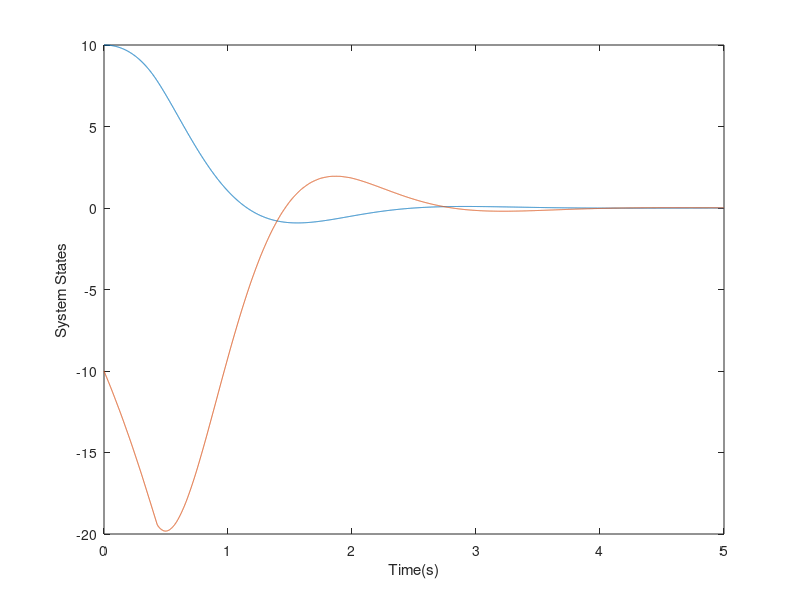

Source code (MATLAB):
close all
clc
clear
% Initial Structures
T=5000; % number of time steps
dt=1e-3; % time step size
time=T*dt; %elapsed time
t_vector=0:dt:time;
m=1; % number of agents
n=2; % number of states
n_bar=1; % number of control commands
xx=n*(n+1)/2; %combination of states with replacement
uu=n_bar*(n_bar+1)/2;  % n_bar*(n_bar+1)/2 is combinations of control commands with replacement
tau=(n+n_bar)*(n+n_bar+1)/2; % number of weights
w=zeros(tau,T,m); % weights , Note: weights that correspnd to x*x elements in phi(x) go with S_xx and so on
%C=doubly_stochastic(m); % communication matrix
x=zeros(n,T,m); %states
psi=zeros(tau,T+1,m); % combined weights
mu=.0000001*ones(1,T); % optimization algorithm step-size
epsilon=1; % convergance tolerance  .0000000001;
h_coef=zeros(n_bar,n,m); % control policy coefficient

% Initial Conditions
x(:,1,:)=[10 -10 ]';
k=ones(m,1);
zbar(1:tau,1:21)=0;
d_target(1:21,1)=0;
H=[1 0 0;0 1 0;1 0 1];
Hyy=H(3,3);Hyx=H(3,1:2);
h_coef(:,:,1)=-inv(Hyy)*Hyx;
L=-inv(Hyy)*Hyx;


R=1;P=eye(2,2);G=[P [0 ; 0];[0 0] R];
sample=10;


t=2;
count=0;
for tc=1:T
    
    for i =1:m
        
        if count<200
            a1=0;
            a2=0.97;
        else
            a1=0;
            a2=0;
        end
        
        
        x_prev=x(:,tc,i);
        
        u_prev=h_coef(:,:,i)*x(:,tc,i) + a2*(0.5*sin(2.0*tc)^2*cos(10.1*tc)+0.9*sin(1.102*tc)^2*cos(4.001*tc)+0.3*sin(1.99*tc)^2*cos(7*tc)+0.3*sin(10.0*tc)^3+0.7*sin(3.0*tc)^2*cos(4.0*tc)+0.3*sin(3.00*tc)*1*cos(1.2*tc)^2+0.400*sin(1.12*tc)^2+0.5*cos(2.4*tc)*sin(8*tc)^2+0.3*sin(1.000*tc)^1*cos(0.799999*tc)^2+0.3*sin(4*tc)^3+0.4*cos(2*tc)*1*sin(5*tc)^4+0.3*sin(10.00*tc)^3);
        u(tc)=u_prev;
        A=[1 1;0.16 1]; % Unstable
        B=[0;1];
        
        
        %         % Discrete Simulation
        %         x(:,t+1,i)=A*x_prev+B*u_prev;
        
        % Continous Simulation
        dx=A*x_prev+B*u_prev;
        x(:,tc+1,i)=x(:,tc,i)+dx*dt;
        
        
        
        if mod(tc,sample)==0
            t=tc-sample+1;
            r_integral=0;
            for ti=t:t+sample-1
                x_prev=x(:,ti,i);
                u_prev=u(ti);
                r_integral= r_integral+([x_prev; u_prev]'*G*[x_prev; u_prev])*dt;
            end
            r_integral_vec(count+1)=r_integral;
            x_prev=x(:,t,i);
            u_prev=u(t);%h_coef(:,:,i)*x(:,t,i) + a2*(0.5*sin(2.0*t)^2*cos(10.1*t)+0.9*sin(1.102*t)^2*cos(4.001*t)+0.3*sin(1.99*t)^2*cos(7*t)+0.3*sin(10.0*t)^3+0.7*sin(3.0*t)^2*cos(4.0*t)+0.3*sin(3.00*t)*1*cos(1.2*t)^2+0.400*sin(1.12*t)^2+0.5*cos(2.4*t)*sin(8*t)^2+0.3*sin(1.000*t)^1*cos(0.799999*t)^2+0.3*sin(4*t)^3+0.4*cos(2*t)*1*sin(5*t)^4+0.3*sin(10.00*t)^3);
            x_now=x(:,t+sample,i); % updated states
            u_now=h_coef(:,:,i)*x_now;
            if count<200
                
                d_target(1,1)=d_target(2,1);
                d_target(2,1)=d_target(3,1);
                d_target(3,1)=d_target(4,1);
                d_target(4,1)=d_target(5,1);
                d_target(5,1)=d_target(6,1);
                d_target(6,1)=d_target(7,1);
                d_target(7,1)= r_integral +[x_now; u_now]'*H*[x_now; u_now];   %d_target(8,1);   r(x_prev,u_prev)
                
                
                zbar(:,1)=zbar(:,2);
                zbar(:,2)=zbar(:,3);
                zbar(:,3)=zbar(:,4);
                zbar(:,4)=zbar(:,5);
                zbar(:,5)=zbar(:,6);
                zbar(:,6)=zbar(:,7);
                zbar(:,7)=[x_prev(1)^2;x_prev(1)*x_prev(2);x_prev(1)*u_prev;x_prev(2)^2;x_prev(2)*u_prev;u_prev^2];%phi(x_prev,u_prev)  %  zbar(:,8);
                
                
                if mod(count,7)==0
                    
                    zbar2=zbar*zbar';
                    q=zbar*d_target;
                    w(:,t+1,i)=inv(zbar2)*q;
                    if abs(w(:,t+1,i)-w(:,t,i))< epsilon*ones(tau,1)
                        H=[w(1,t+1,i) w(2,t+1,i)/2 w(3,t+1,i)/2; w(2,t+1,i)/2 w(4,t+1,i) w(5,t+1,i)/2;w(3,t+1,i)/2 w(5,t+1,i)/2 w(6,t+1,i)];
                        Hyy=H(3,3);Hyx=H(3,1:2);
                        h_coef(:,:,i)=-inv(Hyy)*Hyx;
                        k(i)=k(i)+1;
                    else
                    end
                    
                    
                end
                
            end
            count=count+1;
        end
        
    end
end


plot(dt*((1:T+1)-1),x(:,1:T+1,1))
xlabel('Time(s)')
ylabel('System States')



